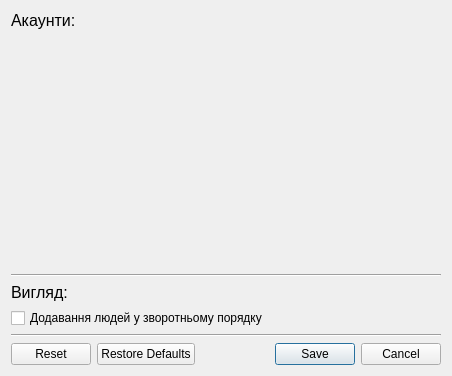
<?xml version="1.0" encoding="UTF-8"?>
<ui version="4.0">
 <class>Settings</class>
 <widget class="QWidget" name="Settings">
  <property name="windowModality">
   <enum>Qt::NonModal</enum>
  </property>
  <property name="geometry">
   <rect>
    <x>0</x>
    <y>0</y>
    <width>452</width>
    <height>376</height>
   </rect>
  </property>
  <property name="sizePolicy">
   <sizepolicy hsizetype="Preferred" vsizetype="Preferred">
    <horstretch>0</horstretch>
    <verstretch>0</verstretch>
   </sizepolicy>
  </property>
  <property name="windowTitle">
   <string>Налаштування</string>
  </property>
  <layout class="QGridLayout" name="gridLayout">
   <item row="6" column="0">
    <widget class="QDialogButtonBox" name="resultBox">
     <property name="orientation">
      <enum>Qt::Horizontal</enum>
     </property>
     <property name="standardButtons">
      <set>QDialogButtonBox::Cancel|QDialogButtonBox::Reset|QDialogButtonBox::RestoreDefaults|QDialogButtonBox::Save</set>
     </property>
    </widget>
   </item>
   <item row="0" column="0">
    <widget class="QLabel" name="label">
     <property name="sizePolicy">
      <sizepolicy hsizetype="Preferred" vsizetype="Fixed">
       <horstretch>0</horstretch>
       <verstretch>0</verstretch>
      </sizepolicy>
     </property>
     <property name="text">
      <string>&lt;html&gt;&lt;head/&gt;&lt;body&gt;&lt;p&gt;&lt;span style=&quot; font-size:12pt;&quot;&gt;Акаунти:&lt;/span&gt;&lt;/p&gt;&lt;/body&gt;&lt;/html&gt;</string>
     </property>
    </widget>
   </item>
   <item row="1" column="0">
    <widget class="AccountManager" name="accMan" native="true"/>
   </item>
   <item row="3" column="0">
    <widget class="QLabel" name="label_2">
     <property name="sizePolicy">
      <sizepolicy hsizetype="Preferred" vsizetype="Fixed">
       <horstretch>0</horstretch>
       <verstretch>0</verstretch>
      </sizepolicy>
     </property>
     <property name="text">
      <string>&lt;html&gt;&lt;head/&gt;&lt;body&gt;&lt;p&gt;&lt;span style=&quot; font-size:12pt;&quot;&gt;Вигляд:&lt;/span&gt;&lt;/p&gt;&lt;/body&gt;&lt;/html&gt;</string>
     </property>
    </widget>
   </item>
   <item row="2" column="0">
    <widget class="Line" name="line">
     <property name="orientation">
      <enum>Qt::Horizontal</enum>
     </property>
    </widget>
   </item>
   <item row="4" column="0">
    <widget class="QCheckBox" name="reverseBox">
     <property name="text">
      <string>Додавання людей у зворотньому порядку</string>
     </property>
    </widget>
   </item>
   <item row="5" column="0">
    <widget class="Line" name="line_2">
     <property name="orientation">
      <enum>Qt::Horizontal</enum>
     </property>
    </widget>
   </item>
  </layout>
 </widget>
 <customwidgets>
  <customwidget>
   <class>AccountManager</class>
   <extends>QWidget</extends>
   <header location="global">accountmanager.h</header>
   <container>1</container>
  </customwidget>
 </customwidgets>
 <resources/>
 <connections>
  <connection>
   <sender>resultBox</sender>
   <signal>accepted()</signal>
   <receiver>Settings</receiver>
   <slot>save()</slot>
   <hints>
    <hint type="sourcelabel">
     <x>225</x>
     <y>355</y>
    </hint>
    <hint type="destinationlabel">
     <x>225</x>
     <y>187</y>
    </hint>
   </hints>
  </connection>
  <connection>
   <sender>resultBox</sender>
   <signal>rejected()</signal>
   <receiver>Settings</receiver>
   <slot>reset()</slot>
   <hints>
    <hint type="sourcelabel">
     <x>225</x>
     <y>355</y>
    </hint>
    <hint type="destinationlabel">
     <x>225</x>
     <y>187</y>
    </hint>
   </hints>
  </connection>
 </connections>
 <slots>
  <slot>save()</slot>
  <slot>restore()</slot>
  <slot>defaults()</slot>
  <slot>reset()</slot>
 </slots>
</ui>
